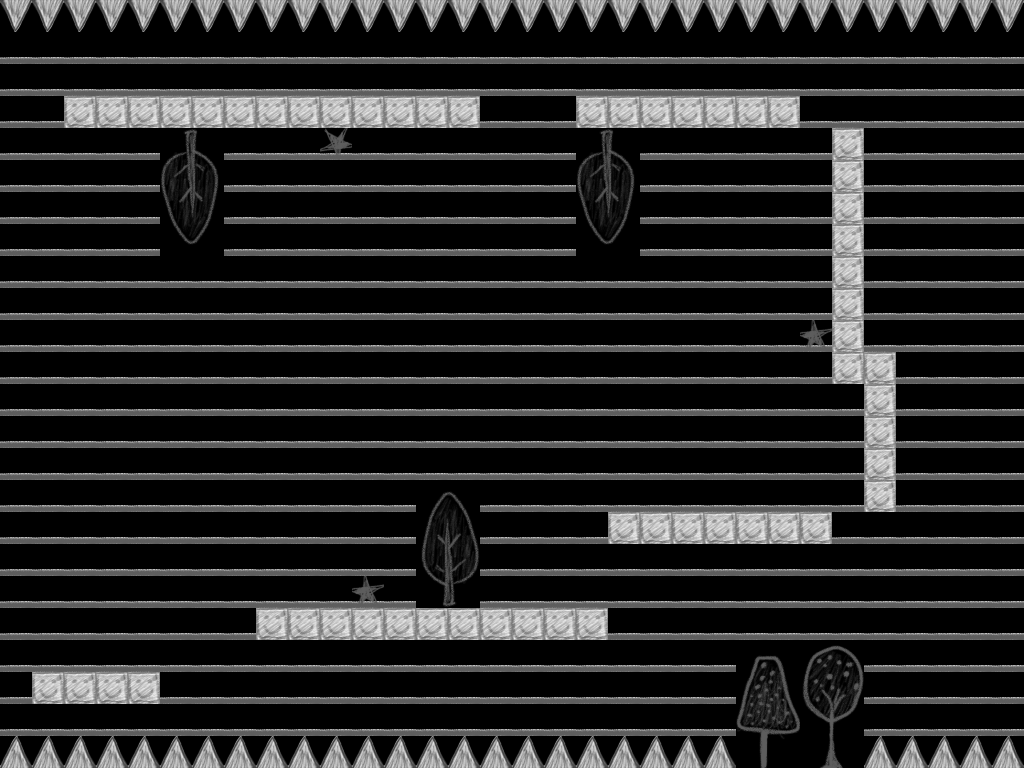

Tiled map render using the project's own tile images. Description and the map definition, with tile-layer contents summarised, below:
An orthogonal 32x24 tile map with 32x32 px tiles, 3 tile layers (tiles, collisions, collectibles) and 1 object (SpawnPoint).

<map version="1.0" orientation="orthogonal" width="32" height="24" tilewidth="32" tileheight="32">
 <tileset firstgid="1" name="Tilesheet" tilewidth="32" tileheight="32">
  <image source="Tilesheet.png" width="512" height="256" />
 </tileset>
 <layer name="tiles" width="32" height="24">
  <data>[768 cells, 768 non-empty, 27 distinct tile ids]</data>
 </layer>
 <objectgroup name="objects" width="32" height="24">
  <object name="SpawnPoint" x="47" y="616" width="42" height="42" />
 </objectgroup>
 <layer name="collisions" width="32" height="24" opacity="0.35">
  <data>[768 cells, 55 non-empty, 1 distinct tile ids]</data>
 </layer>
 <layer name="collectibles" width="32" height="24">
  <data>[768 cells, 3 non-empty, 1 distinct tile ids]</data>
 </layer>
</map>
